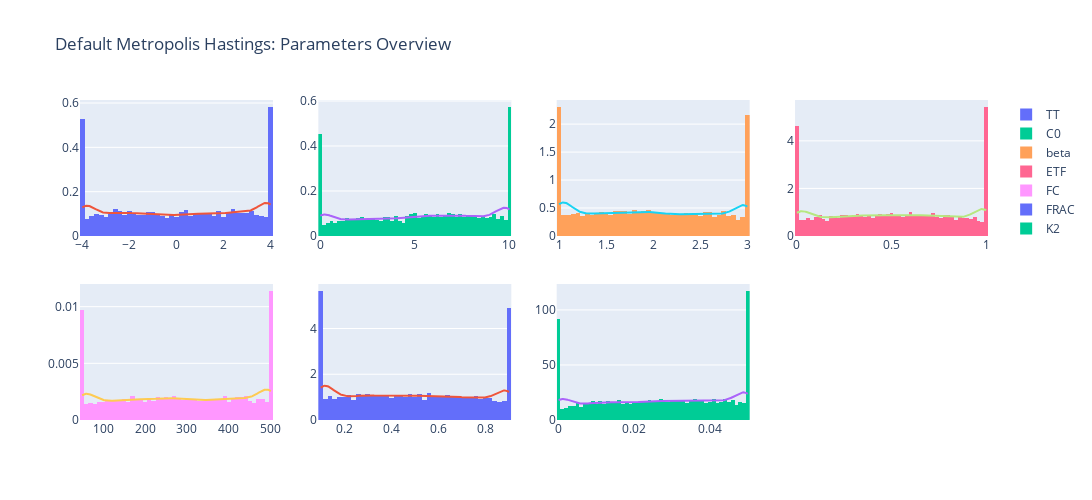

Source (notebook cell):
### Markdown cell above
# Plotting

### Code cell
fig = make_subplots(rows=2, cols=4)

# Histogram and KDE
for i, col in enumerate(samples.columns):
    row = (i // 4) + 1 
    col_idx = (i % 4) + 1 

    # Histogram
    fig.add_trace(
        go.Histogram(x=samples[col], name=col, histnorm="probability density"),
        row=row,
        col=col_idx,
    )

    # KDE calculation
    kde = gaussian_kde(samples[col])
    x_values = np.linspace(samples[col].min(), samples[col].max(), 300)
    kde_values = kde(x_values)

    fig.add_trace(
        go.Scatter(
            x=x_values, y=kde_values, mode="lines", name=f"KDE {col}", showlegend=False
        ),
        row=row,
        col=col_idx,
    )

# Update layout
fig.update_layout(
    height=500, 
    width=1200, 
    title_text="Metropolis Hastings with Aggregation: Parameters Overview",
)
fig.show()

### Figure 1 — Plotly figure (JSON) as saved in the notebook; plotly's stock layout.template omitted (floating-point values rounded to 4 significant figures; data arrays with more than 128 entries replaced by an {"elided": "..."} marker saying what was removed)
{"data": [{"histnorm": "probability density", "name": "TT", "type": "histogram", "x": {"elided": "8001 float values"}, "xaxis": "x", "yaxis": "y"}, {"mode": "lines", "name": "KDE TT", "showlegend": false, "type": "scatter", "x": {"elided": "300 float values"}, "xaxis": "x", "y": {"elided": "300 float values"}, "yaxis": "y"}, {"histnorm": "probability density", "name": "C0", "type": "histogram", "x": {"elided": "8001 float values"}, "xaxis": "x2", "yaxis": "y2"}, {"mode": "lines", "name": "KDE C0", "showlegend": false, "type": "scatter", "x": {"elided": "300 float values"}, "xaxis": "x2", "y": {"elided": "300 float values"}, "yaxis": "y2"}, {"histnorm": "probability density", "name": "beta", "type": "histogram", "x": {"elided": "8001 float values"}, "xaxis": "x3", "yaxis": "y3"}, {"mode": "lines", "name": "KDE beta", "showlegend": false, "type": "scatter", "x": {"elided": "300 float values"}, "xaxis": "x3", "y": {"elided": "300 float values"}, "yaxis": "y3"}, {"histnorm": "probability density", "name": "ETF", "type": "histogram", "x": {"elided": "8001 float values"}, "xaxis": "x4", "yaxis": "y4"}, {"mode": "lines", "name": "KDE ETF", "showlegend": false, "type": "scatter", "x": {"elided": "300 float values"}, "xaxis": "x4", "y": {"elided": "300 float values"}, "yaxis": "y4"}, {"histnorm": "probability density", "name": "FC", "type": "histogram", "x": {"elided": "8001 float values"}, "xaxis": "x5", "yaxis": "y5"}, {"mode": "lines", "name": "KDE FC", "showlegend": false, "type": "scatter", "x": {"elided": "300 float values"}, "xaxis": "x5", "y": {"elided": "300 float values"}, "yaxis": "y5"}, {"histnorm": "probability density", "name": "FRAC", "type": "histogram", "x": {"elided": "8001 float values"}, "xaxis": "x6", "yaxis": "y6"}, {"mode": "lines", "name": "KDE FRAC", "showlegend": false, "type": "scatter", "x": {"elided": "300 float values"}, "xaxis": "x6", "y": {"elided": "300 float values"}, "yaxis": "y6"}, {"histnorm": "probability density", "name": "K2", "type": "histogram", "x": {"elided": "8001 float values"}, "xaxis": "x7", "yaxis": "y7"}, {"mode": "lines", "name": "KDE K2", "showlegend": false, "type": "scatter", "x": {"elided": "300 float values"}, "xaxis": "x7", "y": {"elided": "300 float values"}, "yaxis": "y7"}], "layout": {"height": 500, "title": {"text": "Default Metropolis Hastings: Parameters Overview"}, "width": 1200, "xaxis": {"anchor": "y", "domain": [0, 0.2125]}, "xaxis2": {"anchor": "y2", "domain": [0.2625, 0.475]}, "xaxis3": {"anchor": "y3", "domain": [0.525, 0.7375]}, "xaxis4": {"anchor": "y4", "domain": [0.7875, 1]}, "xaxis5": {"anchor": "y5", "domain": [0, 0.2125]}, "xaxis6": {"anchor": "y6", "domain": [0.2625, 0.475]}, "xaxis7": {"anchor": "y7", "domain": [0.525, 0.7375]}, "xaxis8": {"anchor": "y8", "domain": [0.7875, 1]}, "yaxis": {"anchor": "x", "domain": [0.575, 1]}, "yaxis2": {"anchor": "x2", "domain": [0.575, 1]}, "yaxis3": {"anchor": "x3", "domain": [0.575, 1]}, "yaxis4": {"anchor": "x4", "domain": [0.575, 1]}, "yaxis5": {"anchor": "x5", "domain": [0, 0.425]}, "yaxis6": {"anchor": "x6", "domain": [0, 0.425]}, "yaxis7": {"anchor": "x7", "domain": [0, 0.425]}, "yaxis8": {"anchor": "x8", "domain": [0, 0.425]}}}
